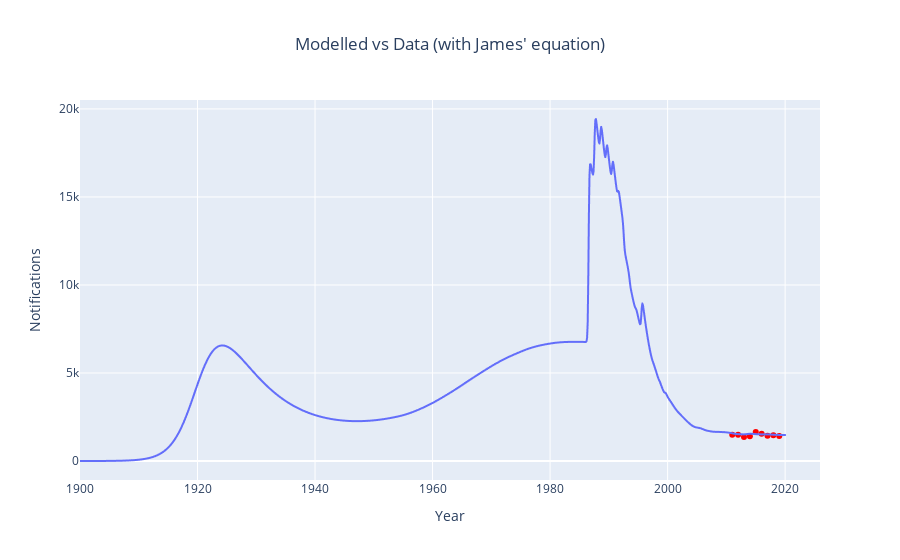

Here is the notebook cell this chart was saved with:
### Code cell
notif_1 = px.line(
    derived_df_0,
    x=derived_df_0.index,
    y="notifications",
)
notif_2 = px.scatter(x= plots['notifications']['times'], y = plots['notifications']['values'])
notif_2.update_traces(marker=dict(color="red"))
notif_plot = go.Figure(
    data=notif_1.data + notif_2.data,
)
notif_plot.update_layout(
    title="Modelled vs Data (with James' equation)", title_x=0.5, xaxis_title="Year", yaxis_title="Notifications"
)
notif_plot.show()

### Figure 1 — Plotly figure (JSON) as saved in the notebook; plotly's stock layout.template omitted (floating-point values rounded to 4 significant figures; data arrays with more than 128 entries replaced by an {"elided": "..."} marker saying what was removed)
{"data": [{"hovertemplate": "index=%{x}<br>notifications=%{y}<extra></extra>", "legendgroup": "", "line": {"color": "#636efa", "dash": "solid"}, "marker": {"symbol": "circle"}, "mode": "lines", "name": "", "showlegend": false, "type": "scattergl", "x": {"elided": "1201 float values"}, "xaxis": "x", "y": {"elided": "1201 float values"}, "yaxis": "y"}, {"hovertemplate": "x=%{x}<br>y=%{y}<extra></extra>", "legendgroup": "", "marker": {"color": "red", "symbol": "circle"}, "mode": "markers", "name": "", "orientation": "v", "showlegend": false, "type": "scatter", "x": [2011, 2012, 2013, 2014, 2015, 2016, 2017, 2018, 2019], "xaxis": "x", "y": [1495, 1485, 1369, 1405, 1642, 1555, 1440, 1468, 1417], "yaxis": "y"}], "layout": {"title": {"text": "Modelled vs Data (with James' equation)", "x": 0.5}, "xaxis": {"title": {"text": "Year"}}, "yaxis": {"title": {"text": "Notifications"}}}}
